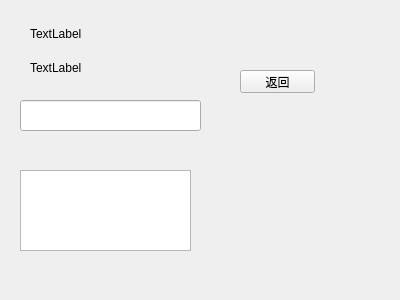
<?xml version="1.0" encoding="UTF-8"?>
<ui version="4.0">
 <class>myTimer</class>
 <widget class="QWidget" name="myTimer">
  <property name="geometry">
   <rect>
    <x>0</x>
    <y>0</y>
    <width>400</width>
    <height>300</height>
   </rect>
  </property>
  <property name="windowTitle">
   <string>Form</string>
  </property>
  <widget class="QPushButton" name="pushButton_back">
   <property name="geometry">
    <rect>
     <x>240</x>
     <y>70</y>
     <width>75</width>
     <height>23</height>
    </rect>
   </property>
   <property name="text">
    <string>返回</string>
   </property>
  </widget>
  <widget class="QLineEdit" name="lineEdit">
   <property name="geometry">
    <rect>
     <x>20</x>
     <y>100</y>
     <width>181</width>
     <height>31</height>
    </rect>
   </property>
  </widget>
  <widget class="QTextEdit" name="textEdit">
   <property name="geometry">
    <rect>
     <x>20</x>
     <y>170</y>
     <width>171</width>
     <height>81</height>
    </rect>
   </property>
  </widget>
  <widget class="QWidget" name="">
   <property name="geometry">
    <rect>
     <x>30</x>
     <y>20</y>
     <width>91</width>
     <height>61</height>
    </rect>
   </property>
   <layout class="QVBoxLayout" name="verticalLayout">
    <item>
     <widget class="QLabel" name="label">
      <property name="text">
       <string>TextLabel</string>
      </property>
     </widget>
    </item>
    <item>
     <widget class="QLabel" name="label_2">
      <property name="text">
       <string>TextLabel</string>
      </property>
     </widget>
    </item>
   </layout>
  </widget>
 </widget>
 <resources/>
 <connections/>
</ui>
